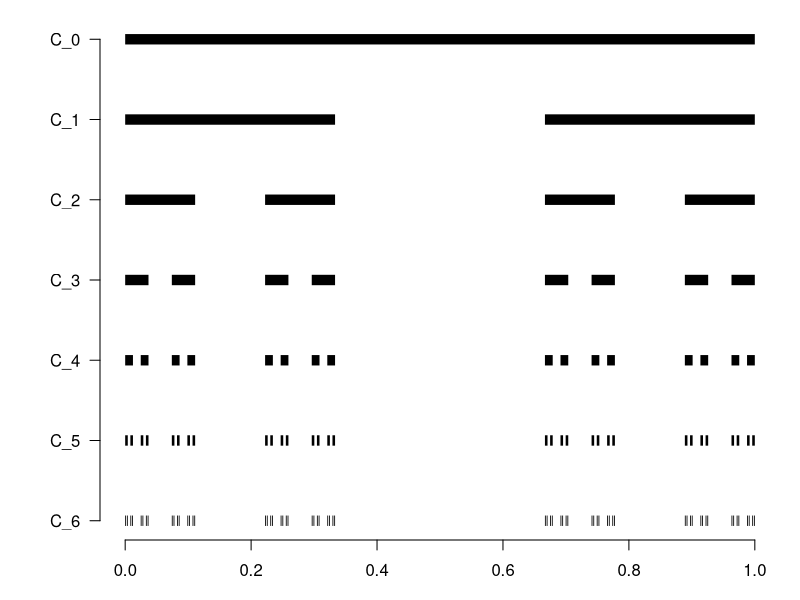

The R script that drew this image:
# Genera img/misura_cantor.png: le prime iterazioni della costruzione
# dell'insieme di Cantor (teoria_misura.md, §6), una riga per livello.

cantor_intervalli <- function(n) {
    intervalli <- matrix(c(0, 1), ncol = 2)
    for (k in seq_len(n)) {
        nuovi <- matrix(nrow = 0, ncol = 2)
        for (i in seq_len(nrow(intervalli))) {
            a <- intervalli[i, 1]
            b <- intervalli[i, 2]
            terzo <- (b - a) / 3
            nuovi <- rbind(nuovi, c(a, a + terzo), c(b - terzo, b))
        }
        intervalli <- nuovi
    }
    intervalli
}

n_livelli <- 6

png("img/misura_cantor.png", width = 1400, height = 900, res = 150)
par(mar = c(3, 5, 1, 1))
plot(NA, xlim = c(0, 1), ylim = c(n_livelli, 0),
     xlab = "", ylab = "", yaxt = "n", xaxt = "n", bty = "n")
axis(1, at = seq(0, 1, 0.2))
axis(2, at = 0:n_livelli, labels = paste0("C_", 0:n_livelli), las = 1)

for (livello in 0:n_livelli) {
    ins <- cantor_intervalli(livello)
    segments(ins[, 1], livello, ins[, 2], livello, lwd = 10, lend = 1, col = "black")
}

dev.off()
